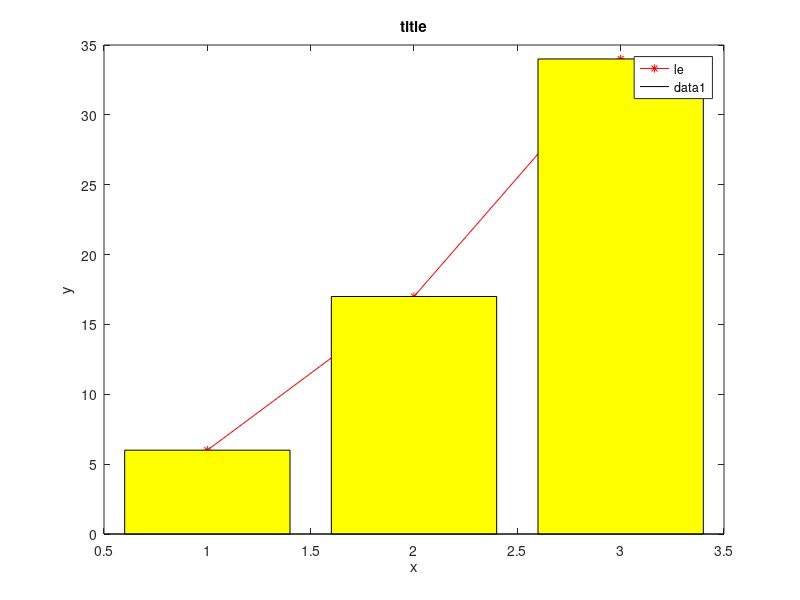
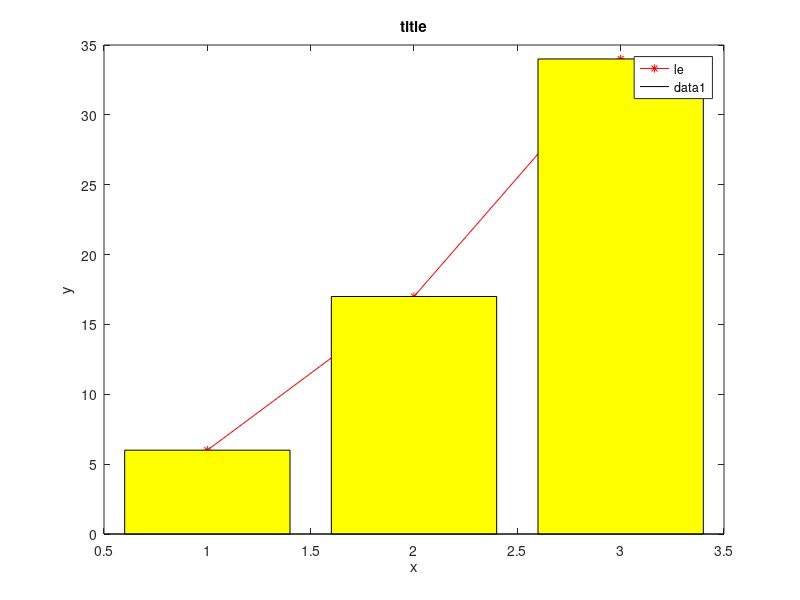
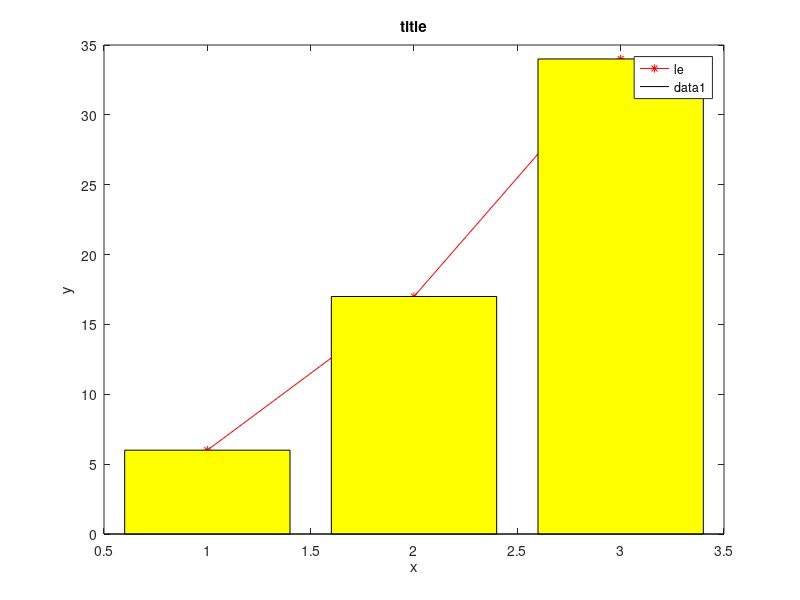

Here is the MATLAB script that generated these plots, in order: (Note: this script raises an error after producing the figures.)
x = [1,2,3] ;
y = [1,2,3] ;
%MATLAB Functions*  
plot(x,y);
%Creating Uniformly Spaced Vectors* 
a = 0;
b = 100;
c = a:5:b
d = linspace(0,100,11)
%Accessing Elements of a Vector Using Conditions*  
data = [1,2,3,0.1,0.1];
data = data(data>0.1)
data = data(data ~= 3)
%Vector Transpose
data'
%Line Plots* 
x = [1,2,3];
y = 3*x.^2 + 2*x +1
%Annotating Graphs*
plot(x,y,'r-*')
xlabel('x')
ylabel('y')
legend('le')
title('title')
%multiplot
hold on
bar(x,y,'yellow')
%Creating Matrices*  
matrix = [1,2,3;4,5,6];
% eye\ones\zeros\rand\randn\randidiag\linspace
eye(10)
% [a,b]横向串联[a;b]垂直串联
%向量用lenth(),矩阵用size()
%reshape函数，逐列填充
a = [1,2,3,4,5,6];
A = reshape(a,2,3)
B = reshape(a,[],2)
%统计函数mean\std\cumprod\min
mean(A)
mean(A,2)
mean(A(:))
% & | ~ 
%
a = 1
if a == 1
    print(a)
elseif a == 2
    print(a)
else 
    print(3)
end
% for 
for k = 1:2
    print(1)
end
% while
my_add(2, ...
    2)
function s = my_add(x,y)
    s = x + y
end
